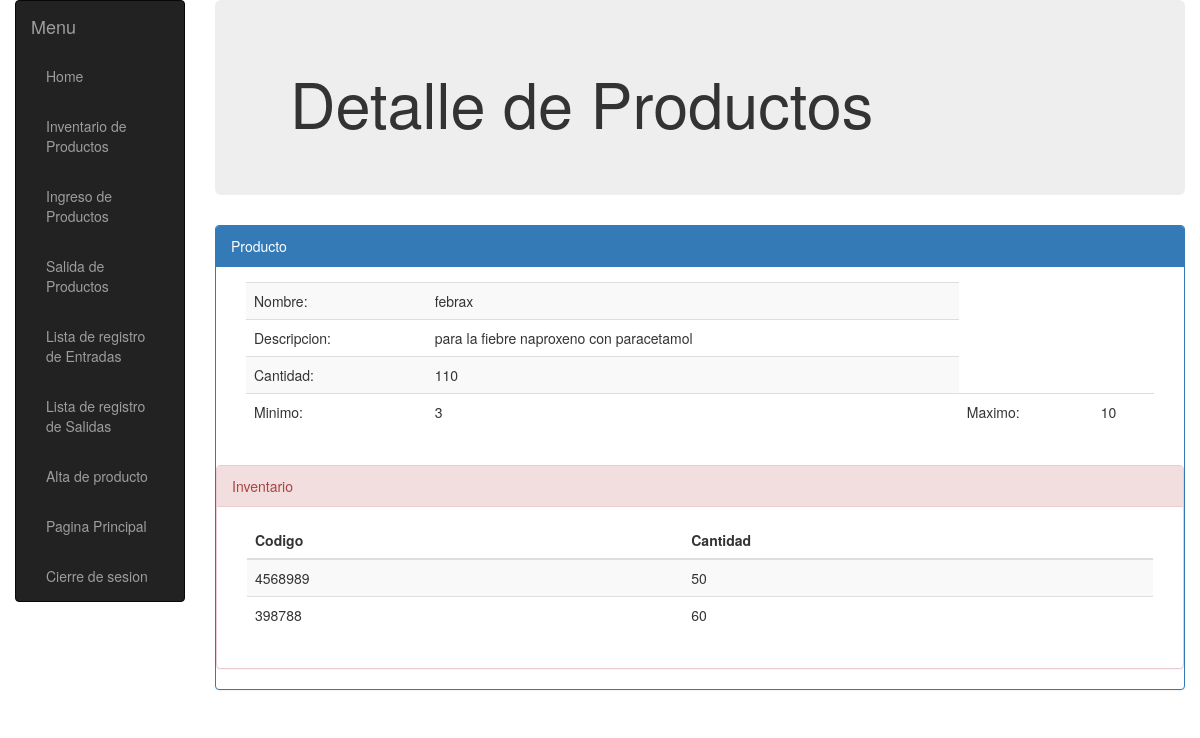
/almacen/producto/6b2ec039-f4bb-4ed0-a40f-28162b3afad4/detalle (signed in), run on an earlier commit of the app's database.
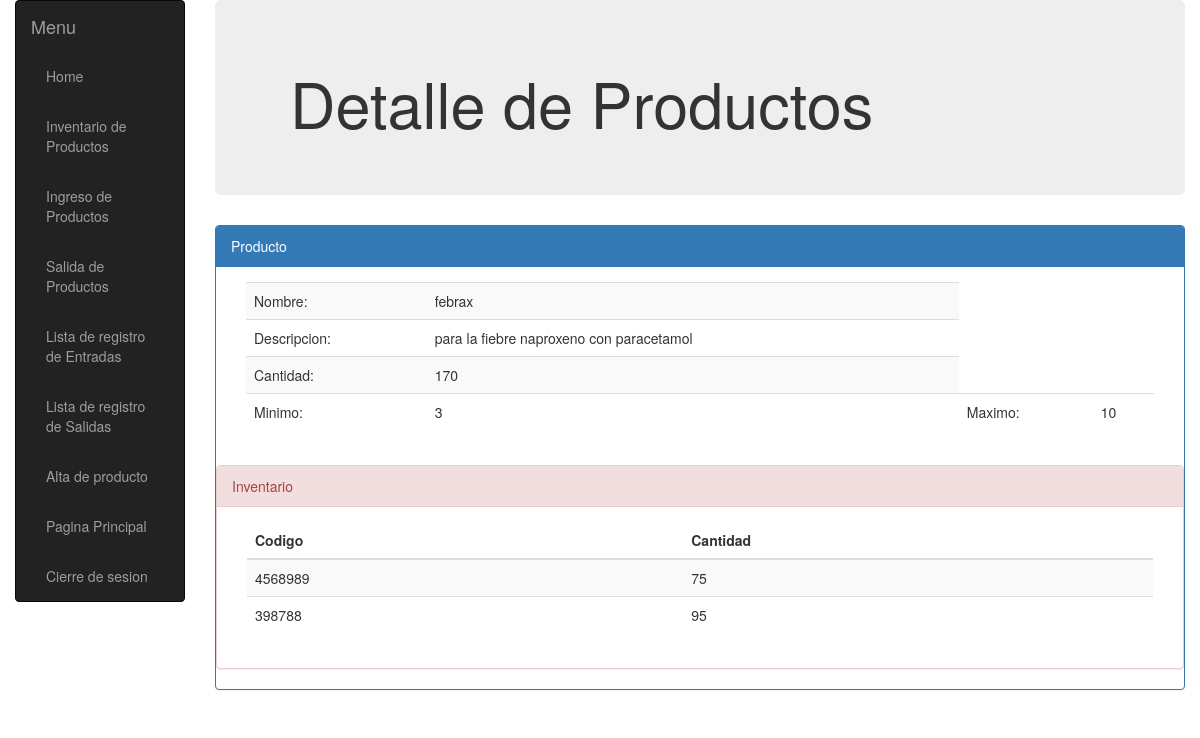
And on a later commit of the database.
### almacen/models.py (models this page shows, shortened)
class Producto(models.Model):
    id = models.UUIDField(primary_key=True, default=uuid.uuid4, help_text="ID único para este producto")
    nombre = models.CharField(max_length=200)
    descripcion = models.TextField(max_length=1000,  help_text="Ingrese una breve descripción del producto")
    minimo = models.IntegerField(default=0)
    maximo = models.IntegerField(default=0)

class Inventario(models.Model):
    producto=models.ForeignKey('Producto', on_delete=models.CASCADE, null=True)
    cantidad=models.IntegerField(default=0)
    codigob = models.CharField(max_length=200)

### almacen/views.py (the view, shortened to what this page needs)
# urls.py: url(r'^producto/(?P<id>[-\w]+)/detalle',views.ProductoDetalle, name='producto-detail'),
@login_required(login_url='/accounts/login/')
def ProductoDetalle(request,id=id):
    if request.method == 'GET':
        busproducto = request.GET.get('id')
        producto_det = Producto.objects.filter(id=id).annotate(Cant_total=Sum('inventario__cantidad'))
        inventario_det = Inventario.objects.filter(producto=id)
        return render(
            request, 'producto_detail.html',
            {'producto': producto_det, 'inventario':inventario_det}
        )

### almacen/templates/producto_detail.html
{% extends "base_generic.html" %}
{% block content %}
<div class="jumbotron">
    <div class="container">
<h1>Detalle de Productos</h1>
    </div>
</div>
<div class="panel panel-primary">
    <div class="panel-heading">Producto</div>
        <div class="panel-body">
            <div class="container-fluid">
                 <table class="table table-striped table-sm" id="my_salida">
                    <tbody id="my_registro">
                   {% for productod in producto %}
                        <tr>
                            <td>Nombre: </td>
                            <td>{{productod.nombre}}</td>
                        </tr>
                        <tr>
                            <td>Descripcion: </td>
                            <td>{{productod.descripcion}}</td>
                        </tr>
                        <tr>
                            <td>Cantidad: </td>
                            <td>{{productod.Cant_total}}</td>
                        </tr>
                        <tr>
                            <td>Minimo: </td>
                            <td> {{productod.minimo}}</td>
                            <td>Maximo: </td>
                            <td> {{productod.maximo}}</td>
                        </tr>
            {% endfor %}
        </tbody>
    </table>
</div>
</div>
<div class="panel panel-danger">
    <div class="panel-heading">Inventario</div>
        <div class="panel-body">
<div class="container-fluid">
    <table class="table table-striped table-sm" id="my_salida">
        <thead>
            <tr>
                <th>Codigo</th>
                <th>Cantidad</th>
            </tr>
        </thead>
        <tbody id="my_registro">
            {% for inventariod in inventario %}
            <tr>
                <td>{{inventariod.codigob}}</td>
                <td>{{inventariod.cantidad}}</td>
            </tr>
            {% endfor %}
        </tbody>
    </table>
</div>
</div>
</div>
</div>
{% endblock %}

What changed in the data, as far as the page shows it:
computed for Producto "febrax": Cant_total "110" → "170"
changed Inventario (number 1 of 2 on the later page): cantidad "50" → "75"
changed Inventario (number 2 of 2 on the later page): cantidad "60" → "95"
